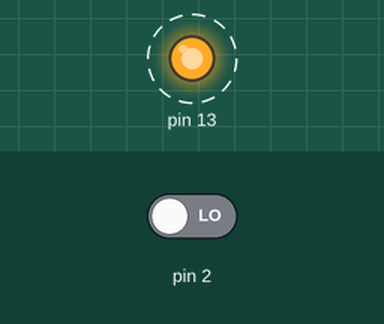
The sketch below on a simulated Arduino Uno, built with avr-gcc and run on an emulated ATmega328P. Shown: output pins drawn as LEDs (lit = HIGH). Dashed ring = blinking. The inputs (shaded band) are chosen by the test bench; at power-on: pin 2 LOW.

Above: at 1.59 s.
1.6 s: pin 2 driven HIGH
At 2.07 s:
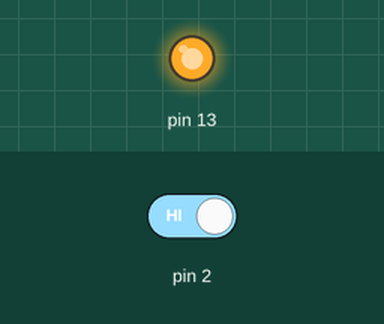
At 2.45 s:
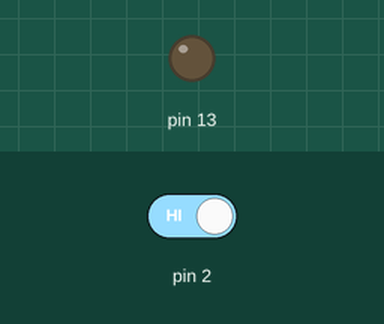
Timing chart, 0 to 10.6 s (numbered marks = the images above; inputs shaded):
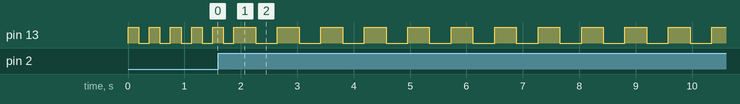

Measured:
- by itself, pin 13: repeats every 0.77 s: HIGH 0.39 s, LOW 0.39 s

The sketch:

arduino_4.ino
```cpp
void setup(){
asm("sbi 0x04, 5"); //DDRB = 0x24 pin 5
asm("cbi 0x0A, 2"); //DDRD = 0x2A pin 2
}
void loop(){
asm("start:");
asm("sbic 0x09, 2");
asm("rjmp start2");
asm("rjmp start1");

asm("start1:");
asm("ldi r17, 0xff");
asm("mov r8, r17");
asm("ldi r17, 0x40");
asm("mov r9, r17");
asm("ldi r19, 0x10");
asm("sbi 0x05, 5"); //PORTB = 0x25
asm("rcall atraso");
asm("ldi r17, 0xff");
asm("mov r8, r17");
asm("ldi r17, 0x40");
asm("mov r9, r17");
asm("ldi r19, 0x10");
asm("cbi 0x05, 5"); //PORTB = 0x25
asm("rcall atraso");
asm("rjmp start");

asm("start2:");
asm("ldi r17, 0xff");
asm("mov r8, r17");
asm("ldi r17, 0x40");
asm("mov r9, r17");
asm("ldi r19, 0x20");
asm("sbi 0x05, 5"); //PORTB = 0x25
asm("rcall atraso");
asm("ldi r17, 0xff");
asm("mov r8, r17");
asm("ldi r17, 0x40");
asm("mov r9, r17");
asm("ldi r19, 0x20");
asm("cbi 0x05, 5"); //PORTB = 0x25
asm("rcall atraso");
asm("rjmp start");

asm("atraso:");
asm("dec r8");
asm("brne atraso");
asm("dec r9");
asm("brne atraso");
asm("dec r19");
asm("brne atraso");
asm("ret");
}
```
